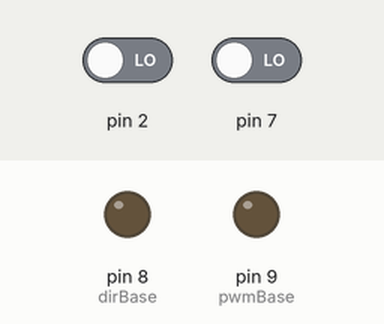
Simulated run of this sketch. Board: Arduino Uno, built with avr-gcc and run on an emulated ATmega328P. Parts: output pins drawn as LEDs (lit = HIGH). The test bench sets the inputs (shaded band); at power-on: pin 2 LOW, pin 7 LOW. What the sketch prints to the serial monitor is not drawn.

Above: at 0.15 s.
At 0.5 s:
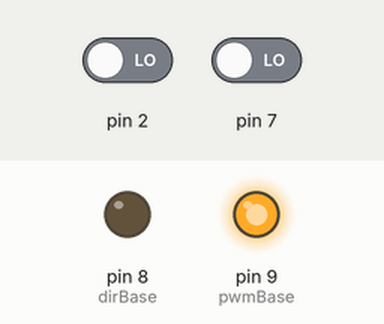
Timing chart, 0 to 2.0 s (numbered marks = the images above):
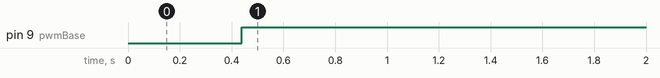

Measured:
- by itself, pin 9 (pwmBase): LOW → HIGH at 0.44 s

The sketch:

Arm_Encoder.ino
```cpp
int pwmBase = 9;
int dirBase = 8;
int k;

void setup()
{
  pinMode(2, INPUT);
  pinMode(7, INPUT);
  pinMode(pwmBase, OUTPUT);
  pinMode(dirBase, OUTPUT);
  Serial.begin(9600);

}


void loop()
{
  clockBaseAcc();
  digitalWrite(dirBase, LOW);
  digitalWrite(pwmBase, HIGH);

  while(1)
  {
    Serial.println(digitalRead(2));
    Serial.println(digitalRead(7));
  }
}


void clockBaseAcc()
{
   //Base Accelerates LOW
  digitalWrite(dirBase, LOW);
  for (int k = 0; k<255; k+=3)
  {
    analogWrite(pwmBase, k);
    delay(5);
    Serial.println(k);
  }
}
```
